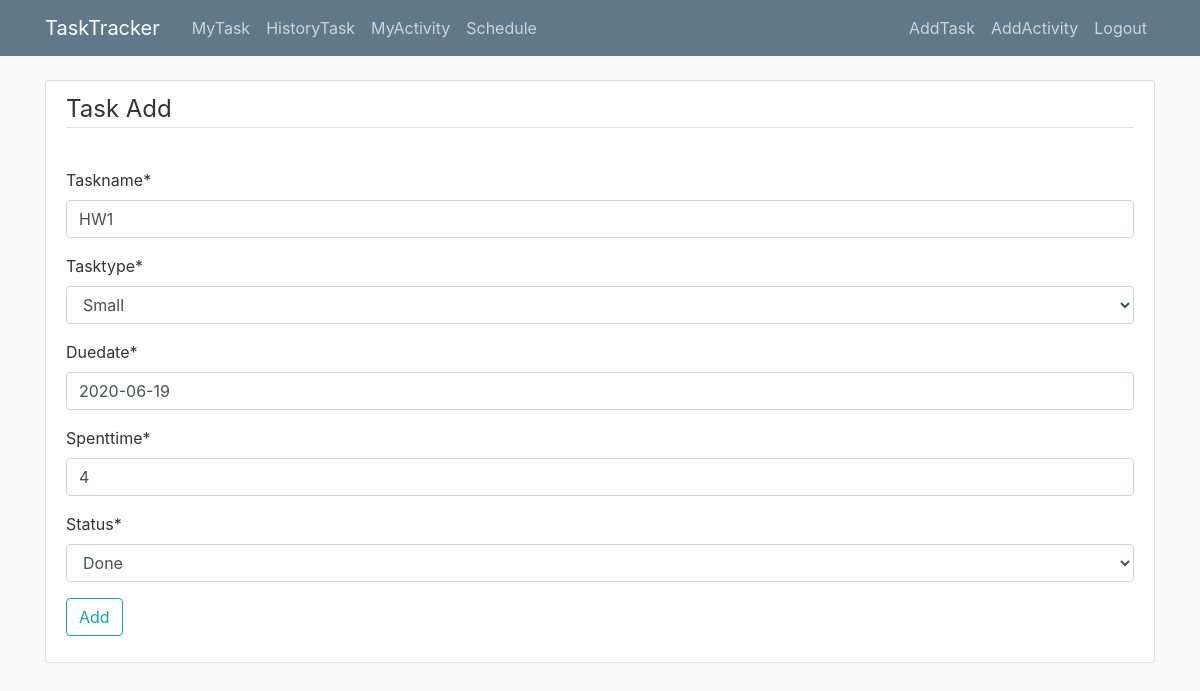
Screenshot of /task/17/update/ (signed in) with the database file from the repository.
### main/models.py (models this page shows, shortened)
class Task(models.Model):
    MY_CHOICES = (
        ('Small', 'Small'),
        ('Middle', 'Middle'),
        ('Large', 'Large'),
    )
    STATUS_CHOICES = (
    ('OnProgress', 'OnProgress'),
    ('Done', 'Done'),
)
    taskname= models.CharField(max_length=100)
    tasktype= models.CharField(max_length=10,choices=MY_CHOICES)
    duedate= models.DateField(default=timezone.now)
    spenttime= models.PositiveIntegerField(default=1)
    status= models.CharField(max_length=20,choices=STATUS_CHOICES,default="OnProgress")
    taskuser =models.ForeignKey(User, on_delete=models.CASCADE)
    objects = models.Manager()

### main/views.py (the view, shortened to what this page needs)
# urls.py: path('task/<int:pk>/update/', TaskUpdateView.as_view(),name='task-update'),
class TaskUpdateView(LoginRequiredMixin,UserPassesTestMixin,UpdateView,):
    model = Task
    fields=['taskname','tasktype','duedate','spenttime','status']
    def test_func(self):
        task = self.get_object()
        if self.request.user == task.taskuser:
            return True
        return False

### main/templates/main/task_form.html (shortened to what this page needs)
{% extends "main/base.html" %}
{% load crispy_forms_tags %}
{% block content %}
    <div class="content-section">
        <form method="POST">
            <fieldset class="form-group">
                <legend class="border-bottom mb-4">Task Add</legend>
            </fieldset>
            {{ form|crispy }}
            <div class="form-group">
                <button class="btn btn-outline-info" type="submit">Add</button>
            </div>
        </form>
    </div>
{% endblock content %}

### main/static/main/main.css (style rules this page uses)
body { background: #fafafa; color: #333333; margin-top: 5rem; }
.content-section { background: #ffffff; padding: 10px 20px; border: 1px solid #dddddd; border-radius: 3px; margin-bottom: 20px; }

### rows the page displays
Task: taskname "HW1", tasktype "Small", duedate "2020-06-19", spenttime "4", status "Done"
